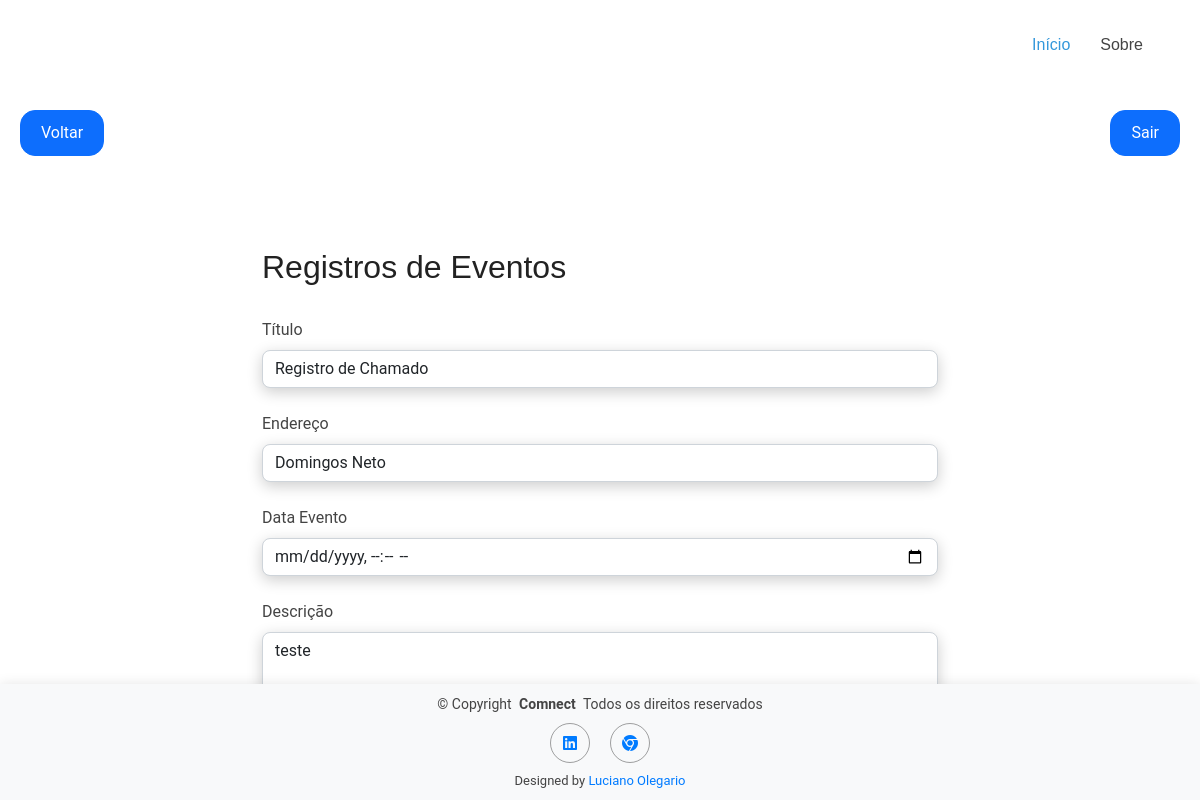
The page /evento/?id=3 (signed in) on the database its author committed.
### App/models.py (models this page shows, shortened)
class Evento(models.Model):
    titulo = models.CharField(max_length=100)
    descricao = models.TextField(blank=True, null=True)
    data_evento = models.DateTimeField(blank=True, null=True)
    data_criacao = models.DateTimeField(auto_now=True)
    local = models.CharField(blank=True, max_length=100)
    usuario = models.ForeignKey(User, on_delete=models.CASCADE)
    protocolo = models.CharField(max_length=50, null=True)
    class Meta:
        db_table = 'evento' # Change the table title

### App/views.py (the view)
# urls.py: path('evento/', views.evento, name='evento'),
@login_required(login_url='/login/')
def evento(request):
    id_event = request.GET.get("id")
    data = {}
    if id_event:
        data['evento'] = Evento.objects.get(id = id_event)
    return render(request, 'evento.html', data)

### App/Templates/evento.html (shortened to what this page needs)
{% extends "model-page.html" %}
{% block content %}
<br><br>
<div class="container mt-4 form-container">
    <h2>Registros de Eventos</h2><br>
    <form action="submit" method="POST">{% csrf_token %}
        <div class="mb-4">
            <label for="title" class="form-label">Título</label>
            <input class="form-control" type="text" name="title" id="title" placeholder="Título" value="{{ evento.titulo }}">
        </div>
        <div class="mb-4">
            <label for="address" class="form-label">Endereço</label>
            <input class="form-control" type="text" name="address" id="address" placeholder="Digite o Endereço do Evento" value="{{ evento.local }}">
        </div>
        <div class="mb-4">
            <label for="datetime" class="form-label">Data Evento</label>
            <input class="form-control" type="datetime-local" name="datetime" id="datetime" placeholder="Data Evento" value="{{ evento.data_evento }}">
        </div>
        <div class="mb-4">
            <label for="description" class="form-label">Descrição</label>
            <textarea class="form-control" name="description" id="description">{{ evento.descricao }}</textarea>
        </div>
        <button class="btn btn-primary" type="submit">Salvar</button>
        <button class="btn btn-secondary ms-2" type="button" onclick="home()">Cancelar</button>
    </form>
</div>
{% endblock %}

### App/Static/css/main.css (style rules this page uses)
:root { --default-font: "Roboto", system-ui, -apple-system, "Segoe UI", Roboto, "Helvetica Neue", Arial, "Noto Sans", "Liberation Sans", sans-serif, "Apple Color Emoji", "Segoe UI Emoji", "Segoe UI Symbol", "Noto Color Emoji"; --heading-font: "Raleway", sans-serif; --nav-font: "Poppins", sans-serif; }
:root { --background-color: #ffffff; --default-color: #444444; --heading-color: #222222; --accent-color: #3498db; --surface-color: #ffffff; --contrast-color: #ffffff; }
:root { --nav-color: #444444; --nav-hover-color: #3498db; --nav-mobile-background-color: #ffffff; --nav-dropdown-background-color: #ffffff; --nav-dropdown-color: #444444; --nav-dropdown-hover-color: #3498db; }
:root { scroll-behavior: smooth; }
body { color: var(--default-color); background-color: var(--background-color); font-family: var(--default-font); }
h1, h2, h3, h4, h5, h6 { color: var(--heading-color); font-family: var(--heading-font); }

### App/Templates/model-page.html (style rules this page uses)
body { margin: 0; padding: 0; }
.btn { padding: 10px 20px; font-size: 16px; border-radius: 15px; }

### App/Templates/evento.html (style rules this page uses)
.form-container { max-width: 700px; margin: auto; }
.form-control { border: 1px solid #ced4da; border-radius: 0.5rem; box-shadow: 0 4px 15px rgba(0, 0, 0, 0.2); }

### rows shown on the page
Evento: title "Registro de Chamado", address "Domingos Neto", description "teste"
